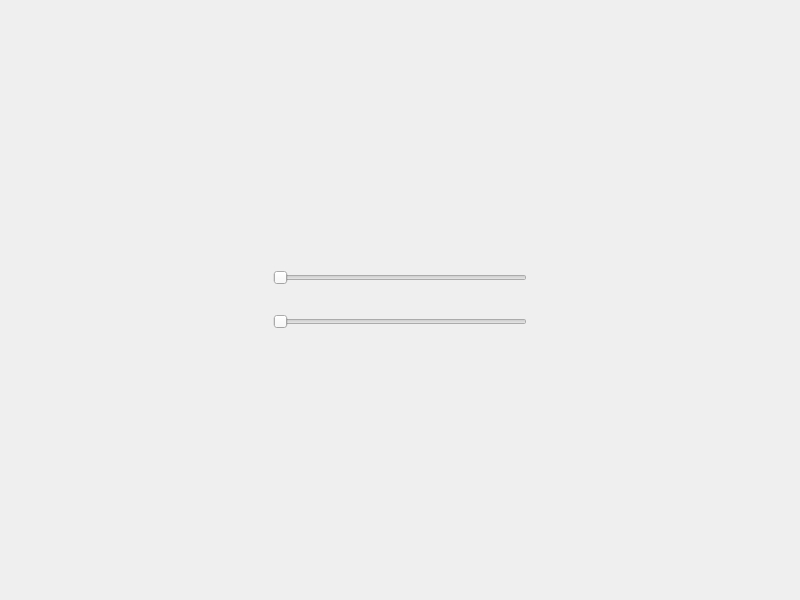
<?xml version="1.0" encoding="UTF-8"?>
<ui version="4.0">
 <class>MainWindow</class>
 <widget class="QMainWindow" name="MainWindow">
  <property name="geometry">
   <rect>
    <x>0</x>
    <y>0</y>
    <width>800</width>
    <height>600</height>
   </rect>
  </property>
  <property name="windowTitle">
   <string>MainWindow</string>
  </property>
  <widget class="QWidget" name="centralwidget">
   <layout class="QVBoxLayout" name="verticalLayout">
    <item>
     <spacer name="verticalSpacer">
      <property name="orientation">
       <enum>Qt::Vertical</enum>
      </property>
      <property name="sizeHint" stdset="0">
       <size>
        <width>20</width>
        <height>40</height>
       </size>
      </property>
     </spacer>
    </item>
    <item>
     <widget class="QWidget" name="widget_2" native="true">
      <layout class="QHBoxLayout" name="horizontalLayout_2">
       <item>
        <spacer name="horizontalSpacer_3">
         <property name="orientation">
          <enum>Qt::Horizontal</enum>
         </property>
         <property name="sizeHint" stdset="0">
          <size>
           <width>40</width>
           <height>20</height>
          </size>
         </property>
        </spacer>
       </item>
       <item>
        <widget class="QSlider" name="doubleRangeSLider_2">
         <property name="orientation">
          <enum>Qt::Horizontal</enum>
         </property>
        </widget>
       </item>
       <item>
        <spacer name="horizontalSpacer_4">
         <property name="orientation">
          <enum>Qt::Horizontal</enum>
         </property>
         <property name="sizeHint" stdset="0">
          <size>
           <width>40</width>
           <height>20</height>
          </size>
         </property>
        </spacer>
       </item>
      </layout>
     </widget>
    </item>
    <item>
     <widget class="QWidget" name="widget" native="true">
      <layout class="QHBoxLayout" name="horizontalLayout">
       <item>
        <spacer name="horizontalSpacer">
         <property name="orientation">
          <enum>Qt::Horizontal</enum>
         </property>
         <property name="sizeHint" stdset="0">
          <size>
           <width>40</width>
           <height>20</height>
          </size>
         </property>
        </spacer>
       </item>
       <item>
        <widget class="DoubleRangeSlider" name="doubleRangeSLider">
         <property name="orientation">
          <enum>Qt::Horizontal</enum>
         </property>
        </widget>
       </item>
       <item>
        <spacer name="horizontalSpacer_2">
         <property name="orientation">
          <enum>Qt::Horizontal</enum>
         </property>
         <property name="sizeHint" stdset="0">
          <size>
           <width>40</width>
           <height>20</height>
          </size>
         </property>
        </spacer>
       </item>
      </layout>
     </widget>
    </item>
    <item>
     <spacer name="verticalSpacer_2">
      <property name="orientation">
       <enum>Qt::Vertical</enum>
      </property>
      <property name="sizeHint" stdset="0">
       <size>
        <width>20</width>
        <height>40</height>
       </size>
      </property>
     </spacer>
    </item>
   </layout>
  </widget>
 </widget>
 <customwidgets>
  <customwidget>
   <class>DoubleRangeSlider</class>
   <extends>QSlider</extends>
   <header>double_range_slider.h</header>
  </customwidget>
 </customwidgets>
 <resources/>
 <connections/>
</ui>
